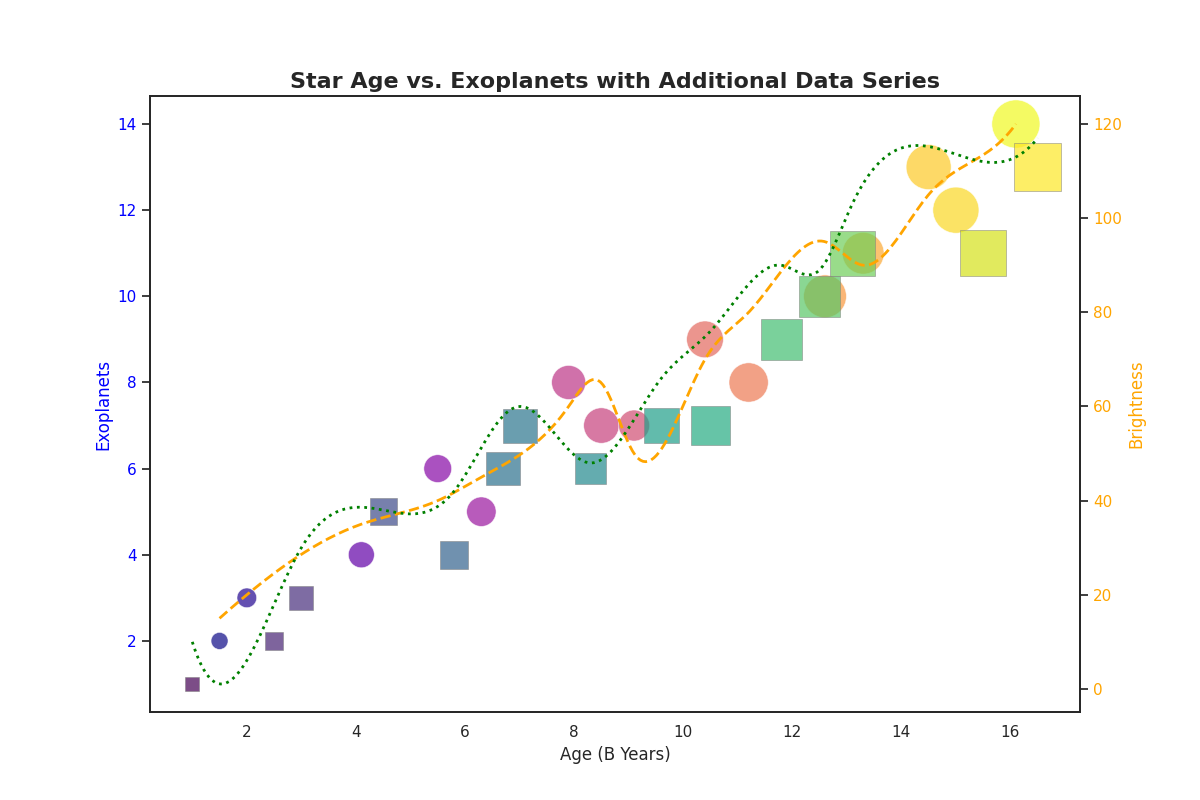

The script that drew this image:
import matplotlib.pyplot as plt
import numpy as np
from scipy.interpolate import make_interp_spline

star_ages = np.array([1.5, 2.0, 4.1, 5.5, 6.3, 7.9, 8.5, 9.1, 10.4, 11.2, 12.6, 13.3, 14.5, 15.0, 16.1])
exoplanets_count = np.array([2, 3, 4, 6, 5, 8, 7, 7, 9, 8, 10, 11, 13, 12, 14])
brightness = np.array([15, 20, 35, 40, 45, 60, 65, 50, 70, 80, 95, 90, 105, 110, 120])

star_ages_group2 = np.array([1.0, 2.5, 3.0, 4.5, 5.8, 6.7, 7.0, 8.3, 9.6, 10.5, 11.8, 12.5, 13.1, 15.5, 16.5])
exoplanets_count_group2 = np.array([1, 2, 3, 5, 4, 6, 7, 6, 7, 7, 9, 10, 11, 11, 13])
brightness_group2 = np.array([10, 18, 30, 38, 42, 58, 60, 48, 66, 76, 90, 89, 103, 112, 117])

colors1 = plt.cm.plasma((star_ages - star_ages.min()) / (star_ages.max() - star_ages.min()))
colors2 = plt.cm.viridis((star_ages_group2 - star_ages_group2.min()) / (star_ages_group2.max() - star_ages_group2.min()))

fig, ax1 = plt.subplots(figsize=(12, 8))

ax1.scatter(star_ages, exoplanets_count, s=brightness*10, c=colors1, alpha=0.7, edgecolors='w', linewidth=0.5)

ax1.scatter(star_ages_group2, exoplanets_count_group2, s=brightness_group2*10, c=colors2, alpha=0.7, edgecolors='gray', linewidth=0.5, marker='s')

ax1.set_xlabel('Age (B Years)', fontsize=12)
ax1.set_ylabel('Exoplanets', fontsize=12, color='blue')
ax1.tick_params(axis='y', labelcolor='blue')

ax2 = ax1.twinx()

x_smooth1 = np.linspace(star_ages.min(), star_ages.max(), 300)
spl1 = make_interp_spline(star_ages, brightness, k=3)
brightness_smooth1 = spl1(x_smooth1)
ax2.plot(x_smooth1, brightness_smooth1, color='orange', linewidth=2, linestyle='--')

x_smooth2 = np.linspace(star_ages_group2.min(), star_ages_group2.max(), 300)
spl2 = make_interp_spline(star_ages_group2, brightness_group2, k=3)
brightness_smooth2 = spl2(x_smooth2)
ax2.plot(x_smooth2, brightness_smooth2, color='green', linewidth=2, linestyle=':')

ax2.set_ylabel('Brightness', fontsize=12, color='orange')
ax2.tick_params(axis='y', labelcolor='orange')

plt.title('Star Age vs. Exoplanets with Additional Data Series', fontsize=16, fontweight='bold')

plt.show()
